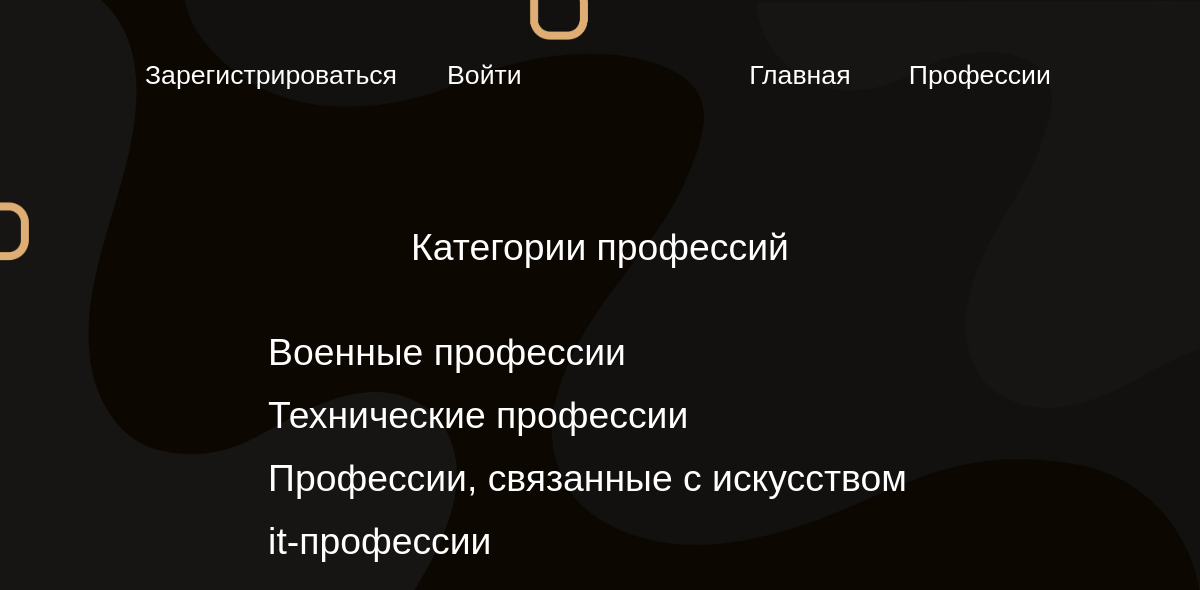
Screenshot of /professions/categories with the database file from the repository.
### Project/data/models/professions_categories.py (models this page shows)
class ProfessionsCategories(SqlAlchemyBase, SerializerMixin):
    __tablename__ = 'professions_categories'
    id = Column(Integer, primary_key=True, autoincrement=True)
    title = Column(String)
    professions = orm.relation('Profession', back_populates='professions_categories')

### Project/application.py (the view)
@app.route('/professions/categories')
def professions_categories():
    db = db_session.create_session()
    categories = db.query(ProfessionsCategories).all()
    return render_template('professions_categories.html', title='Твоя профессия', categories=categories)

### Project/data/db_session.py (called while the page is built)
def create_session() -> orm.Session:
    global __factory
    return __factory()

### Project/templates/professions_categories.html (shortened to what this page needs)
{% extends 'base.html' %}
{% block content %}
<main class='text-center container'>
    <h1 class="professions-categories" align="center">Категории профессий</h1>
    <div class="container">
        <ul class="list-group">
            {% for category in categories %}
            <a href="/professions/{{ category.id }}"><li class="category-li">
                {{ category.title }}</li></a>
            {% endfor %}
        </ul>
    </div>
</main>
{% endblock %}

### Project/static/css/style1.css (style rules this page uses)
body { margin: 0px; padding: 0px; width: 100%; min-height: 100vh; font-family: Arial; background: url(images/background.png) no-repeat; -moz-background-size: cover; -webkit-background-size: cover; -o-background-size: cover; background-size: cover; color: white; }
a { text-decoration: none; color: white; }
ul { padding: 0; }
.list-group { list-style-type: none; font-size: 28pt; margin-top: 25px; }
.category-li { font-size: 28pt; animation-duration: 1s; animation-name: unfade_3_step; padding-top: 10px; padding-bottom: 10px; padding-left: 25px; padding-right: 25px; border-radius: 30px; margin-left: -25px; color: white; }
.professions-categories { color: white; font-weight: normal; font-size: 28pt; animation-duration: 1s; animation-name: unfade_banner; }

### Project/templates/base.html (style rules this page uses)
body { background: url(../static/img/background.png) no-repeat; -moz-background-size: cover; -webkit-background-size: cover; -o-background-size: cover; background-size: cover; }

### rows the page displays
ProfessionsCategories: title "Военные профессии"
ProfessionsCategories: title "Технические профессии"
ProfessionsCategories: title "Профессии, связанные с искусством"
ProfessionsCategories: title "it-профессии"
